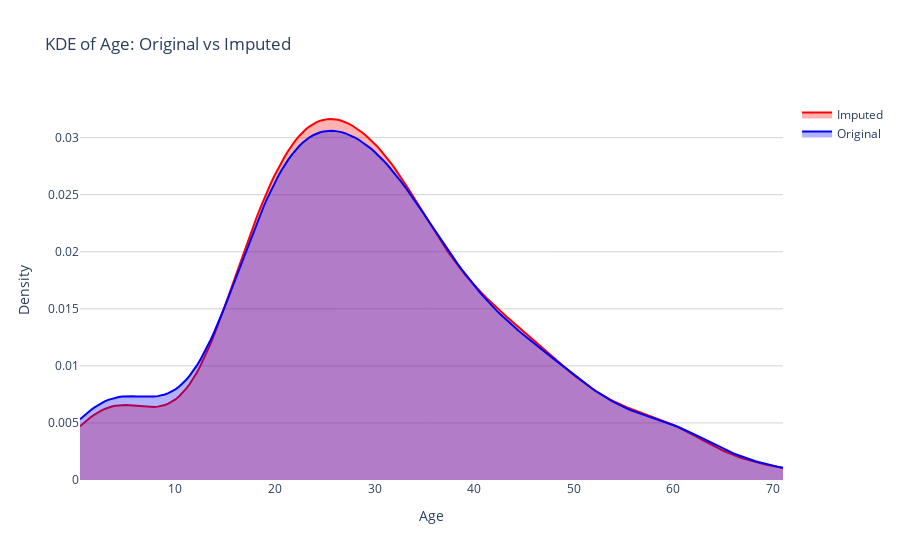

The cell this chart's notebook holds for it:
### Markdown cell above
Plotting the dist plot

### Code cell
age_orig = x_train.select('Age').to_series().to_pandas().dropna()
age_imp  = x_train.select('Age_imputed').to_series().to_pandas().dropna()

x_vals = np.linspace(min(age_orig.min(), age_imp.min()),
                     max(age_orig.max(), age_imp.max()), 200)

kde_orig = gaussian_kde(age_orig)(x_vals)
kde_imp  = gaussian_kde(age_imp)(x_vals)

fig = go.Figure()

fig.add_trace(go.Scatter(
    x=x_vals,
    y=kde_imp,
    name='Imputed',
    mode='lines',
    fill='tozeroy',
    line=dict(color='red'),
    fillcolor='rgba(255, 0, 0, 0.3)'
))

fig.add_trace(go.Scatter(
    x=x_vals,
    y=kde_orig,
    name='Original',
    mode='lines',
    fill='tozeroy',
    line=dict(color='blue'),
    fillcolor='rgba(0, 0, 255, 0.3)'
))

fig.update_layout(
    title='KDE of Age: Original vs Imputed',
    xaxis_title='Age',
    yaxis_title='Density',
    plot_bgcolor='white',
    yaxis=dict(showgrid=True, gridcolor='lightgray'),
    xaxis=dict(showgrid=False)
)

fig.show()

### Figure 1 — Plotly figure (JSON) as saved in the notebook; plotly's stock layout.template omitted (floating-point values rounded to 4 significant figures; data arrays with more than 128 entries replaced by an {"elided": "..."} marker saying what was removed)
{"data": [{"fill": "tozeroy", "fillcolor": "rgba(255, 0, 0, 0.3)", "line": {"color": "red"}, "mode": "lines", "name": "Imputed", "type": "scatter", "x": {"elided": "200 float values"}, "y": {"elided": "200 float values"}}, {"fill": "tozeroy", "fillcolor": "rgba(0, 0, 255, 0.3)", "line": {"color": "blue"}, "mode": "lines", "name": "Original", "type": "scatter", "x": {"elided": "200 float values"}, "y": {"elided": "200 float values"}}], "layout": {"plot_bgcolor": "white", "title": {"text": "KDE of Age: Original vs Imputed"}, "xaxis": {"showgrid": false, "title": {"text": "Age"}}, "yaxis": {"gridcolor": "lightgray", "showgrid": true, "title": {"text": "Density"}}}}
